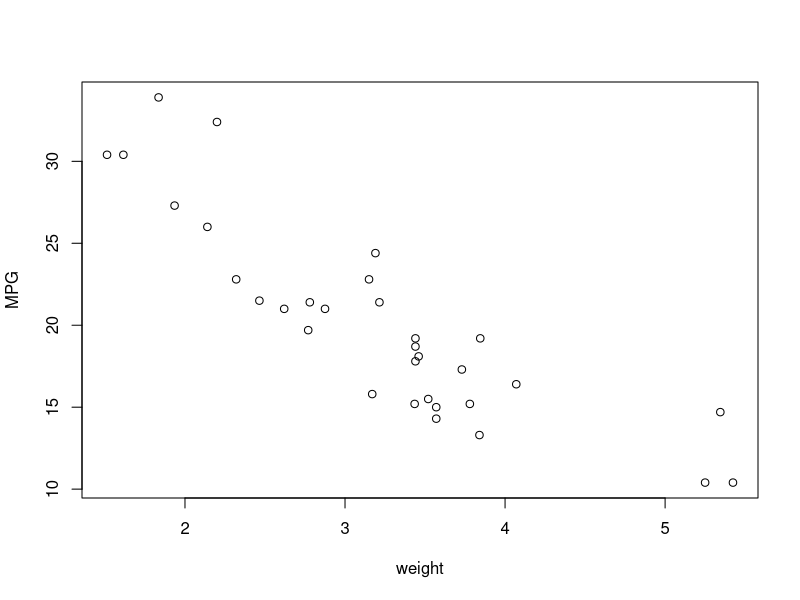

Here is the R script that generated this plot:
## ---- chunk 1
knitr::opts_chunk$set(echo = FALSE)

## ---- chunk 2
knitr::include_graphics("Sri-lanka-main_opt-800x530.jpg", error = FALSE )
## ---- chunk 3
plot(mtcars$wt,mtcars$mpg, xlab = "weight", ylab = "MPG")
